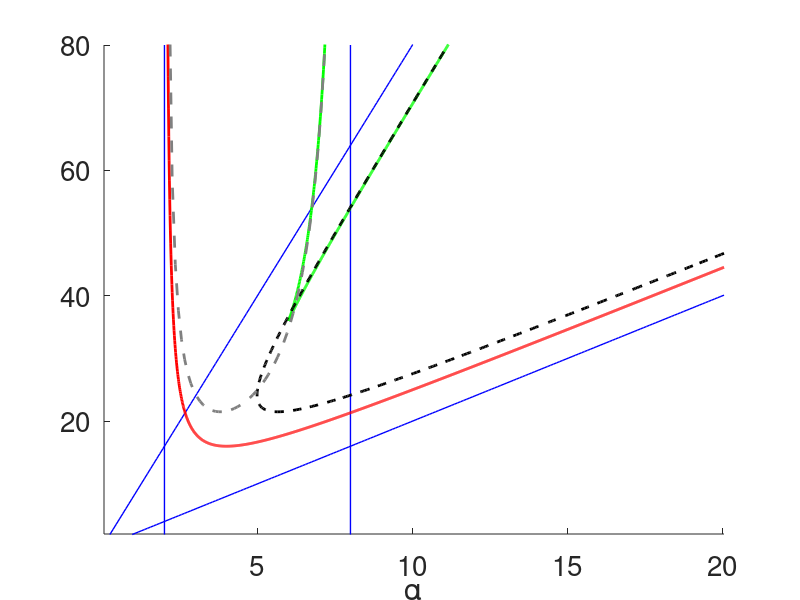

Write MATLAB code to recreate this figure. (Note: this script raises an error after producing the figure.)
function f=bnm2subPspaceCheat2%(A)
alpha=(.05:.1:20.05); la=length(alpha);
beta=(2:.2:80); lb=length(beta);
A=zeros(la,lb);
[al,be]=meshgrid(alpha,beta);
al=al'; be=be';
%2 areas, 1st bif: ?
%A(be>2*al.^2./(al-2))=1;
A(be>2)=1;
A(al<2)=0;
%2 areas, 2nd bif:
m1=4./(8-al).*(9*al-al.^2+sqrt(al.*(al-6).^3));
m2=4./(8-al).*(9*al-al.^2-sqrt(al.*(al-6).^3));

B=zeros(la,lb);
be58=be; be58(al<5)=NaN; be58(al>8)=NaN;
%be5=be; be5(al<5)=NaN;
be8=be; be8(al<8)=NaN;
B(be58<m1)=.5;
B(be58>m2)=B(be58>m2)+.5;
B(be8>m2)=B(be8>m2)+1;
B(B>1)=1; B(B<1)=0;
A=A+B;
A(A==0)=NaN;

%1 area, 2nd bif:
n1=1./(4-al).*(9*al-2*al.^2+2*sqrt(al.*(al-3).^3));
n2=1./(4-al).*(9*al-2*al.^2-2*sqrt(al.*(al-3).^3));
C=zeros(la,lb);
be34=be; be34(al<3)=NaN; be34(al>4)=NaN;
%be5=be; be5(al<5)=NaN;
be4=be; be4(al<4)=NaN;
C(be34<n1)=.5;
C(be34>n2)=C(be34>n2)+.5;
C(be4>n2)=C(be4>n2)+1;
C(C>1)=1; C(C<1)=0;
A=A+C;
%

%}
f=A;
%Plot:
fs=20; lw=2; ms=10;
alphaLine=(2.01:.01:alpha(end));
betaLine=2*alphaLine.^2./(alphaLine-2);

alphaLine2=(6:.01:alpha(end));
qq=sqrt(alphaLine2.*(alphaLine2-6).^(3));
%alphaLine2a=(6:.01:8);%alpha(end));
%qqa=sqrt(alphaLine2a-6).^(3);
betaLine2p=(4./(alphaLine2-8)).*(alphaLine2.^2-9*alphaLine2+qq);
betaLine2m=(4./(alphaLine2-8)).*(alphaLine2.^2-9*alphaLine2-qq);

eps=.01; thr=5;%Max beta+
al=(3+eps:eps:alpha(end))';
lal=length(al);
[bet1,bet2]=arrayfun(@betfromal,al);

figure
hold on
%
%cmap=[1,1,1;.5,.75,.75;.25,.5,.5];
%p3=parula(3); p3=flipud(p3);
%cmap=[1,1,1;p3(1:2,:)];%.4,.6,.6;0,.2,.2];
cmap=[1,1,1;.67,.67,.67;.33,.33,.33];
colormap(cmap);
%contourf(alpha,beta,5*A','LineStyle','none');%'LineWidth',2);%,'LineStyle','none');%,'LineWidth',2)
%plot(3,9,'ko','markersize',ms,'markerfacecolor','k','linewidth',1)
%plot(6,36,'ko','markersize',ms,'markerfacecolor','k','linewidth',1)

plot([2,2],[0,beta(end)],'b-','linewidth',1)
plot([8,8],[0,beta(end)],'b-','linewidth',1)
plot(alpha,alpha*2,'b-','linewidth',1)
plot(alpha,alpha*8,'b-','linewidth',1)

%{
%Curves earlier:
%int1=0; plot([0,alpha(end)],[int1,2*alpha(end)+int1],'k--','linewidth',lw)
plot(alphaLine,betaLine,'k-','linewidth',lw)
plot(alphaLine2,betaLine2p,'-','linewidth',lw)
plot(alphaLine2,betaLine2m,'k-','linewidth',lw)
%plot([0,alpha(end)],[16,16],'k--','linewidth',lw)
%}
%Curves later:
plot(alphaLine,betaLine,'r-','linewidth',lw)
plot(alphaLine2,betaLine2p,'g-','linewidth',lw)
plot(alphaLine2,betaLine2m,'g-','linewidth',lw)
%}
%
a=alpha; a(a<=2)=[]; a(a>=8)=[];
b=beta;%(beta>8);
[amesh,bmesh]=meshgrid(alpha,beta);
%
Gammau=@(aa,bb) bb.^3-9*aa.*bb.^2+6*aa.*(aa+9).*bb+16*aa.^3;
Gu=Gammau(amesh,bmesh);
Gammav=54*a.^2./(8-a)./(a-2)./(a+1);
%plot(a,Gammau,'-','linewidth',lw,'color',[0,0,.5])
contour(amesh,bmesh,Gu,[0,0],'k--','linewidth',lw);
plot(a,Gammav,'--','linewidth',lw,'color',.5*[1,1,1])
%}
%{
%1 area case:
%plot([0,alpha(end)],[1,1],'k--','linewidth',lw)
plot(al,bet1,'k-','linewidth',lw)
plot(al,bet2,'k-','linewidth',lw)
%}
%txt1='P_1';
%text(1.5,7,txt1,'fontsize',fs)
%txt1='P_2';
%text(4.5,34,txt1,'fontsize',fs)
set(gca,'FontSize',fs)
xlabel('\alpha')
ylabel('\beta','rot',0)
grid on
grid minor
box on
ax = gca;
ax.Layer = 'top';
%caxis([.5,9.5])
%colorbar('ticks',[2,5,8],'ticklabels',{'3','5','9'})
axis([0,alpha(end),0,beta(end)])
hold off
end

function f=toSolve(a,b)
f=b.^3-9*a.*b.^2+6*a.*(a+9).*b+16*a.^2;
end

function [f,g]=betfromal(al)
f=(9*al-2*al^2-2*sqrt(al*(al-3)^3))/(4-al);
g=(9*al-2*al^2+2*sqrt(al*(al-3)^3))/(4-al);
end